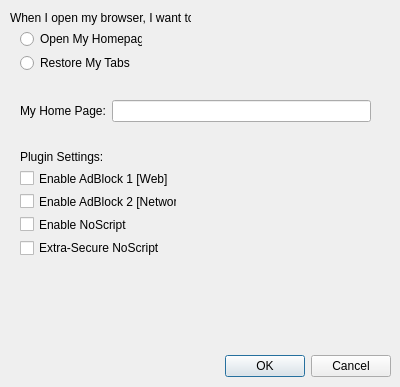
<?xml version="1.0" encoding="UTF-8"?>
<ui version="4.0">
 <class>Preferences</class>
 <widget class="QDialog" name="Preferences">
  <property name="geometry">
   <rect>
    <x>0</x>
    <y>0</y>
    <width>400</width>
    <height>387</height>
   </rect>
  </property>
  <property name="acceptDrops">
   <bool>false</bool>
  </property>
  <property name="windowTitle">
   <string>Preferences - Symphony</string>
  </property>
  <widget class="QDialogButtonBox" name="buttonBox">
   <property name="geometry">
    <rect>
     <x>50</x>
     <y>350</y>
     <width>341</width>
     <height>32</height>
    </rect>
   </property>
   <property name="orientation">
    <enum>Qt::Horizontal</enum>
   </property>
   <property name="standardButtons">
    <set>QDialogButtonBox::Cancel|QDialogButtonBox::Ok</set>
   </property>
  </widget>
  <widget class="QLabel" name="openLbl">
   <property name="geometry">
    <rect>
     <x>10</x>
     <y>10</y>
     <width>181</width>
     <height>16</height>
    </rect>
   </property>
   <property name="autoFillBackground">
    <bool>false</bool>
   </property>
   <property name="text">
    <string>When I open my browser, I want to:</string>
   </property>
   <property name="scaledContents">
    <bool>false</bool>
   </property>
  </widget>
  <widget class="QWidget" name="layoutWidget2">
   <property name="geometry">
    <rect>
     <x>20</x>
     <y>30</y>
     <width>122</width>
     <height>42</height>
    </rect>
   </property>
   <layout class="QGridLayout" name="gridLayout">
    <item row="0" column="0">
     <widget class="QRadioButton" name="homePageBtn">
      <property name="text">
       <string>Open My Homepage</string>
      </property>
     </widget>
    </item>
    <item row="1" column="0">
     <widget class="QRadioButton" name="restoreTabsBtn">
      <property name="text">
       <string>Restore My Tabs</string>
      </property>
     </widget>
    </item>
   </layout>
  </widget>
  <widget class="QWidget" name="layoutWidget1">
   <property name="geometry">
    <rect>
     <x>20</x>
     <y>100</y>
     <width>351</width>
     <height>22</height>
    </rect>
   </property>
   <layout class="QGridLayout" name="gridLayout_2">
    <item row="0" column="0">
     <widget class="QLabel" name="homePageLbl">
      <property name="text">
       <string>My Home Page:</string>
      </property>
     </widget>
    </item>
    <item row="0" column="1">
     <widget class="QLineEdit" name="homePageBox"/>
    </item>
   </layout>
  </widget>
  <widget class="QWidget" name="layoutWidget3">
   <property name="geometry">
    <rect>
     <x>20</x>
     <y>150</y>
     <width>157</width>
     <height>107</height>
    </rect>
   </property>
   <layout class="QGridLayout" name="gridLayout_3">
    <item row="1" column="0">
     <widget class="QCheckBox" name="adBlockEnabled">
      <property name="text">
       <string>Enable AdBlock 1 [Web]</string>
      </property>
     </widget>
    </item>
    <item row="3" column="0">
     <widget class="QCheckBox" name="noScriptEnabled">
      <property name="text">
       <string>Enable NoScript</string>
      </property>
     </widget>
    </item>
    <item row="2" column="0">
     <widget class="QCheckBox" name="adBlock2Enabled">
      <property name="text">
       <string>Enable AdBlock 2 [Network]</string>
      </property>
     </widget>
    </item>
    <item row="4" column="0">
     <widget class="QCheckBox" name="noScriptSecureEnabled">
      <property name="text">
       <string>Extra-Secure NoScript</string>
      </property>
     </widget>
    </item>
    <item row="0" column="0">
     <widget class="QLabel" name="pluginLbl">
      <property name="text">
       <string>Plugin Settings:</string>
      </property>
     </widget>
    </item>
   </layout>
  </widget>
 </widget>
 <resources/>
 <connections>
  <connection>
   <sender>buttonBox</sender>
   <signal>accepted()</signal>
   <receiver>Preferences</receiver>
   <slot>accept()</slot>
   <hints>
    <hint type="sourcelabel">
     <x>248</x>
     <y>254</y>
    </hint>
    <hint type="destinationlabel">
     <x>157</x>
     <y>274</y>
    </hint>
   </hints>
  </connection>
  <connection>
   <sender>buttonBox</sender>
   <signal>rejected()</signal>
   <receiver>Preferences</receiver>
   <slot>reject()</slot>
   <hints>
    <hint type="sourcelabel">
     <x>316</x>
     <y>260</y>
    </hint>
    <hint type="destinationlabel">
     <x>286</x>
     <y>274</y>
    </hint>
   </hints>
  </connection>
 </connections>
</ui>
